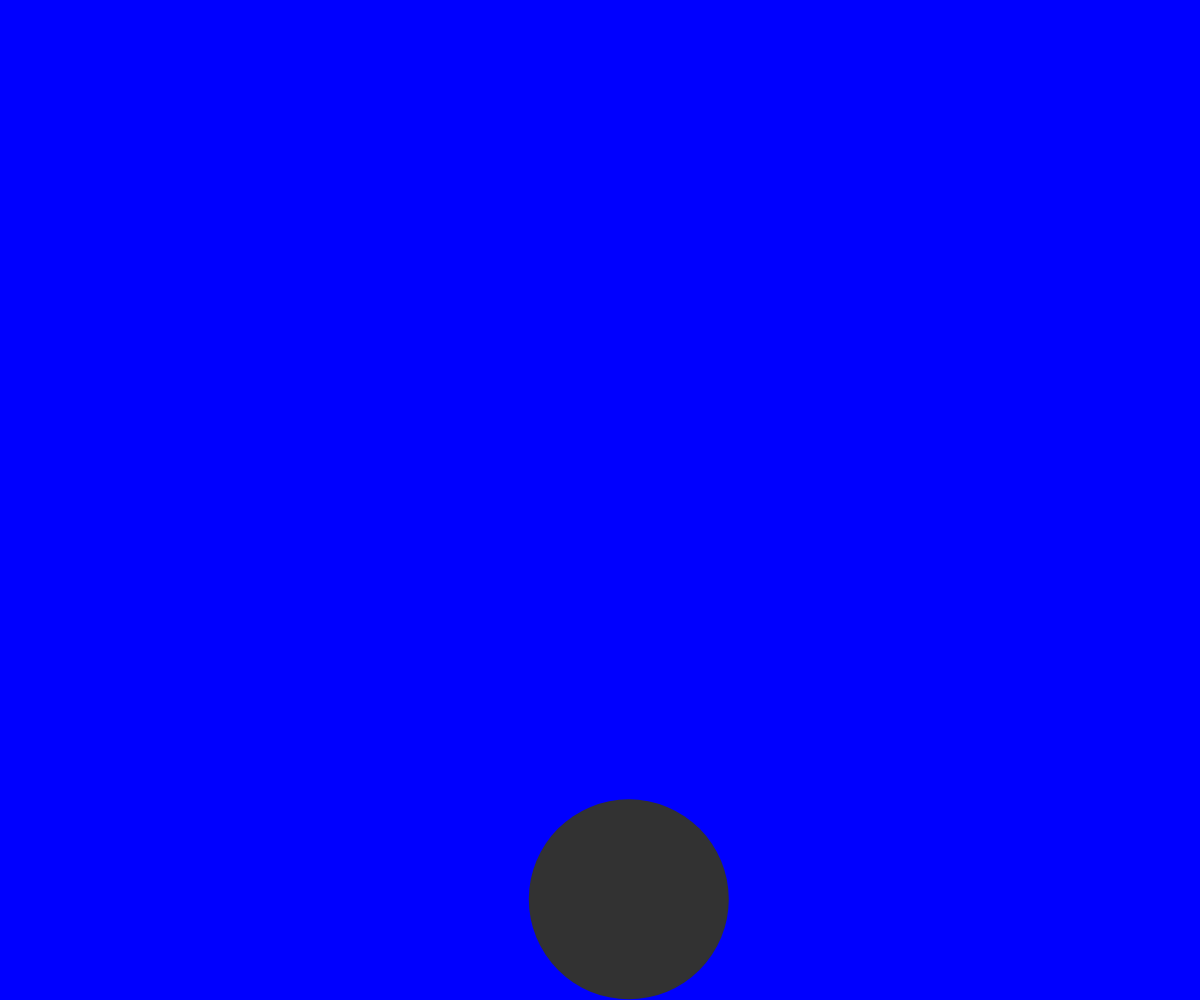
Frame 1 (no input)
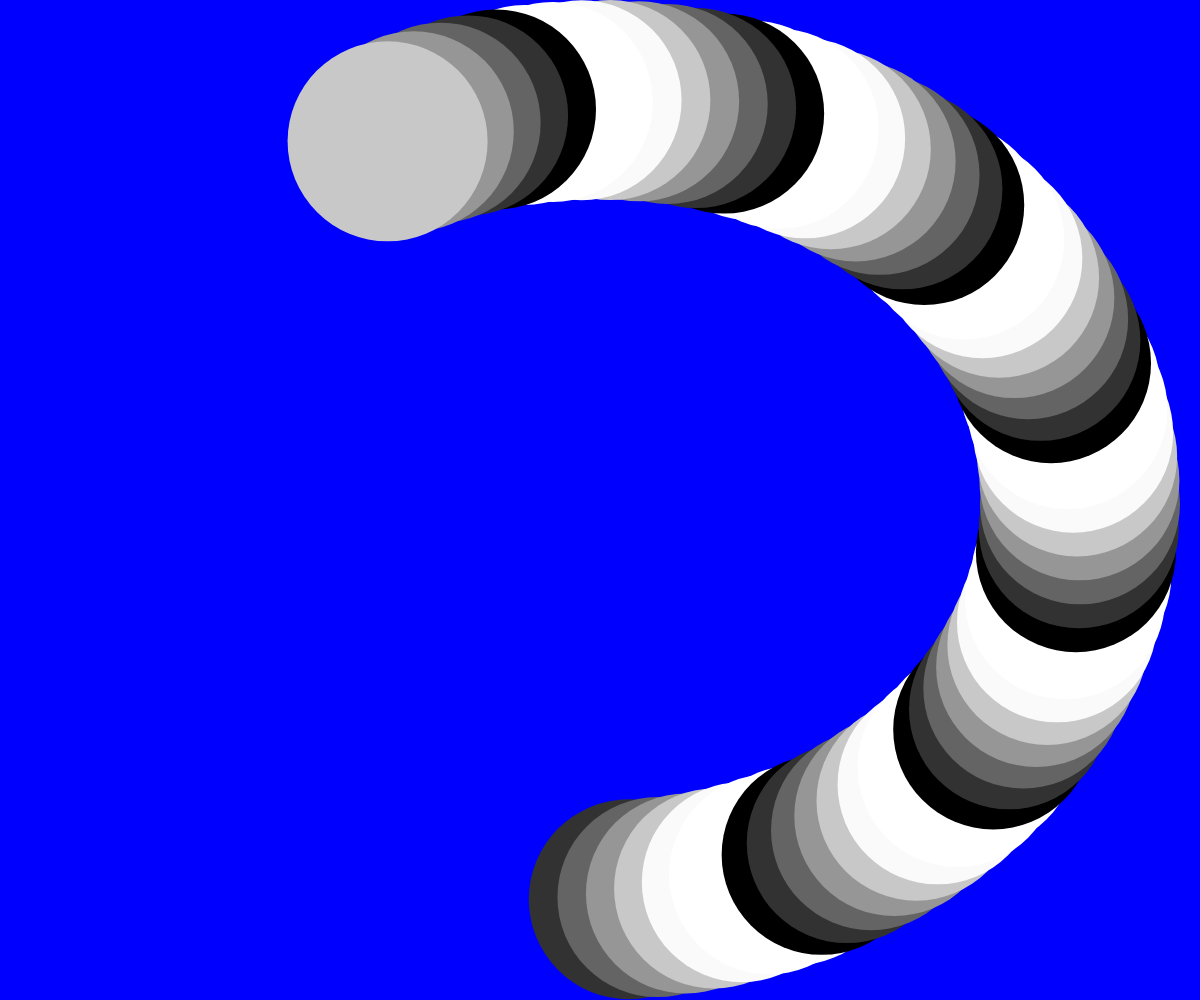
Frame 60 (no input)
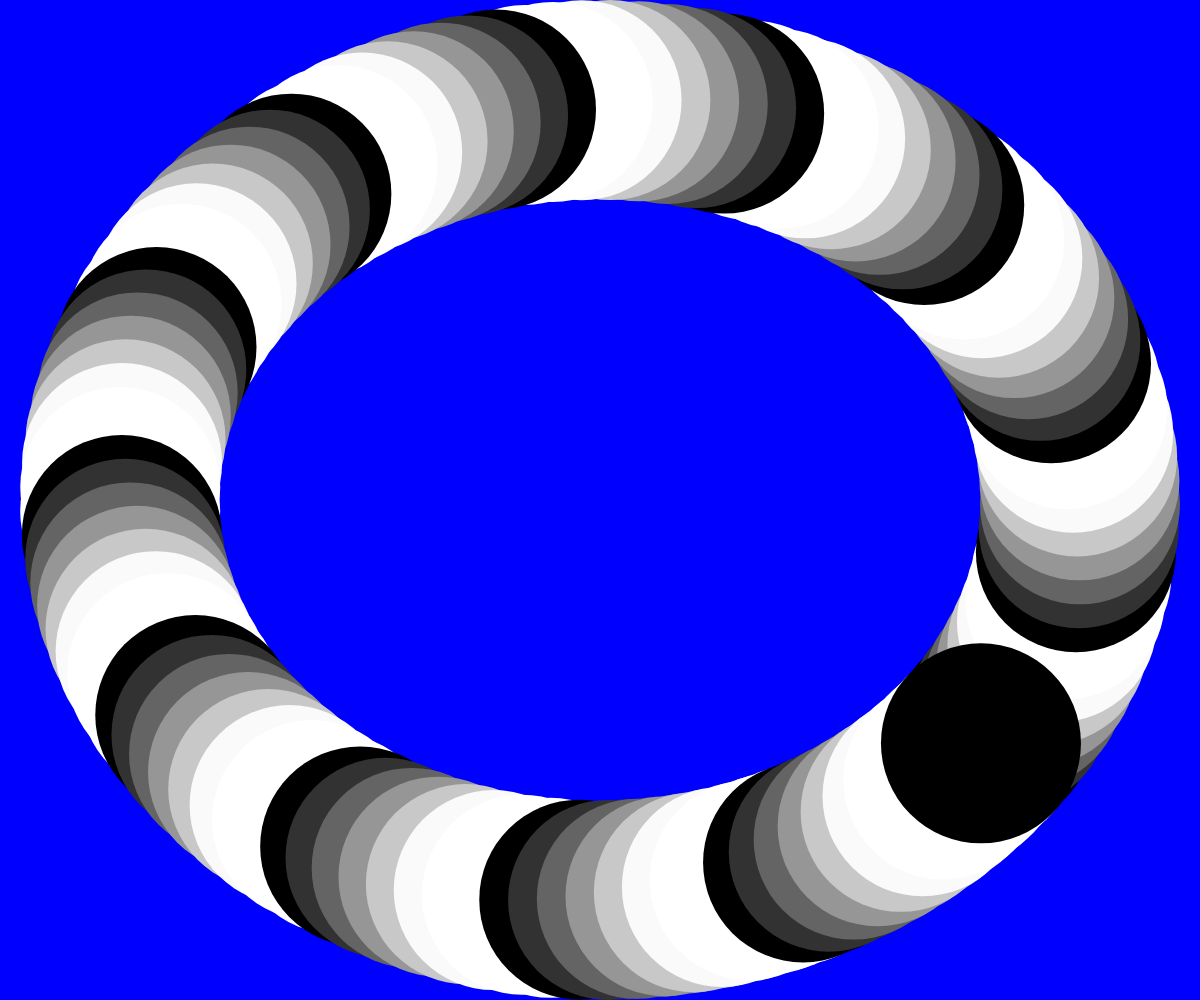
Frame 120 (the mouse pressed at the canvas centre since frame 60)

The p5.js sketch that drew these frames (run headless with seeded random() and noise() and a simulated clock; from frame 60 on, the mouse is pressed at the canvas centre):

// p5.js sketch
// ── sketch.js

function setup (){

    createCanvas(windowWidth,windowHeight);
    background(0,0,255);
}



function draw () { 
   //background(255,0,0);
   translate (width/2,height/2);

   const x = sin(frameCount * 0.06)  * width * 0.4
   const y = cos(frameCount * 0.06)  * height * 0.4
   const d = min(width,height) *0.2;

noStroke()

//const r= map(sin(frameCount*0.051), -1,1,0,255)
//const g= map(sin(frameCount*0.059), -1,1,0,255)
//const b= map(sin(frameCount*0.049), -1,1,0,255)
//const r= random
//const g= map(sin(frameCount*0.053), -1,1,0,255)
//const b= map(sin(frameCount*0.053), -1,1,0,255)



//fill(r,g,b)

fill(50*(frameCount%8))

   ellipse(x ,y ,d);


}


function windowResized(){
    resizeCanvas(windowWidth,windowHeight);
}
